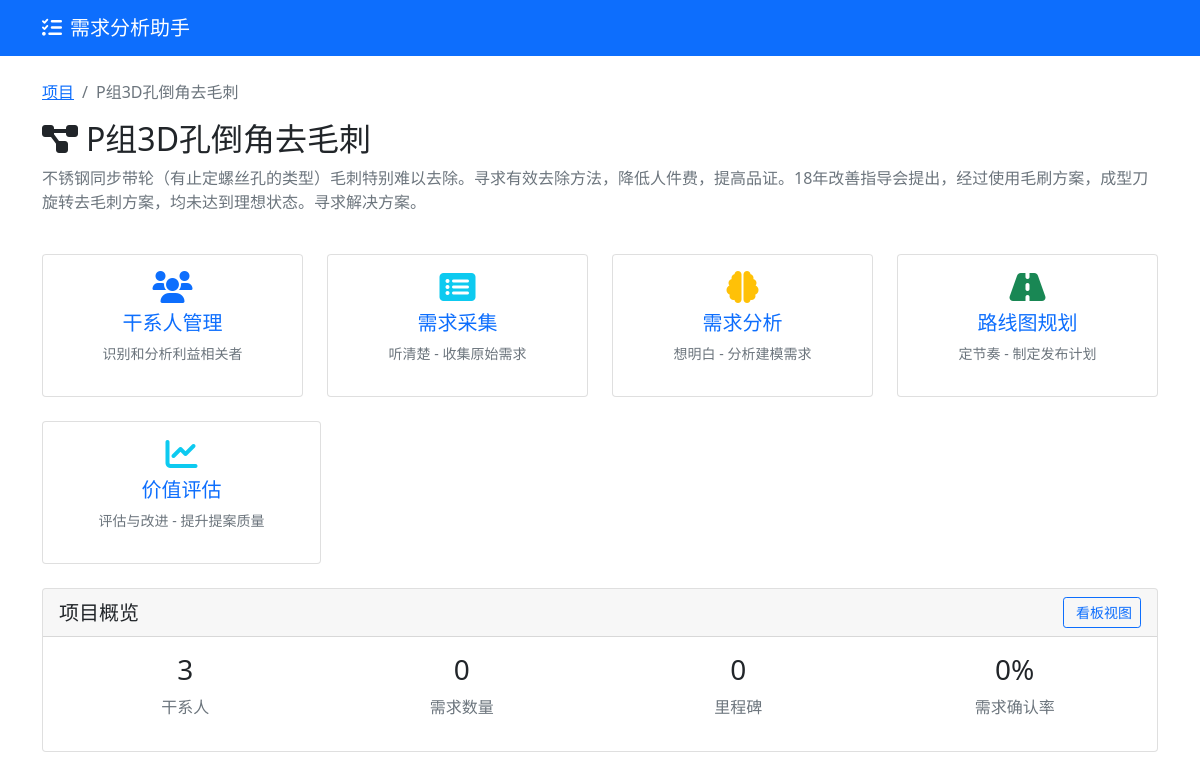
The app's page /project/1 (signed in), older data.
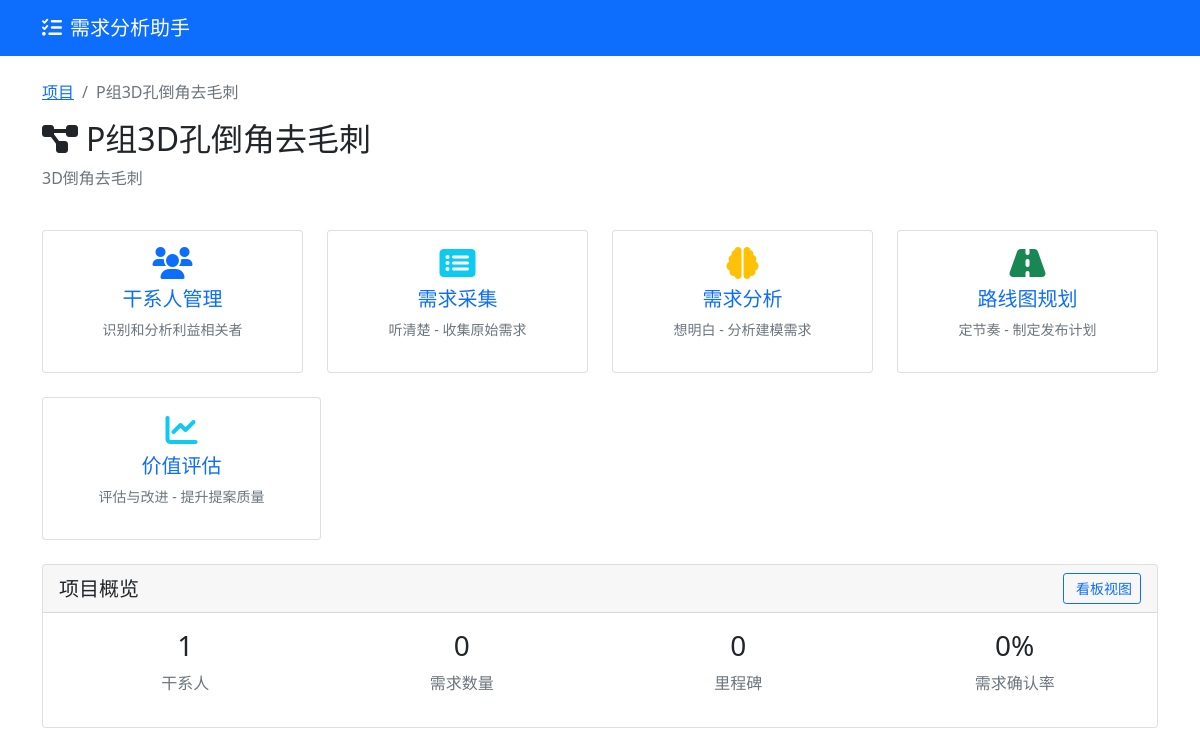
The same page, newer data.
### models.py (models this page shows)
class Project(db.Model):
    __tablename__ = 'projects'
    id = db.Column(db.Integer, primary_key=True)
    name = db.Column(db.String(100), nullable=False)
    description = db.Column(db.Text)
    created_at = db.Column(db.DateTime, default=datetime.utcnow)
    updated_at = db.Column(db.DateTime, default=datetime.utcnow, onupdate=datetime.utcnow)
    stakeholders = db.relationship('Stakeholder', backref='project', lazy=True, cascade='all, delete-orphan')
    requirements = db.relationship('Requirement', backref='project', lazy=True, cascade='all, delete-orphan')
    milestones = db.relationship('Milestone', backref='project', lazy=True, cascade='all, delete-orphan')

### app.py (the view)
@app.route('/project/<int:project_id>')
@login_required
def project_detail(project_id):
    project = Project.query.get_or_404(project_id)
    response = make_response(render_template('project_detail.html', project=project))
    return response

### app.py (called while the page is built)
@app.after_request
def after_request(response):
    response.headers["Cache-Control"] = "no-cache, no-store, must-revalidate"
    response.headers["Pragma"] = "no-cache"
    response.headers["Expires"] = "0"
    return response

def login_required(f):
    @functools.wraps(f)
    def decorated_function(*args, **kwargs):
        if 'user_id' not in session:
            return jsonify({'success': False, 'error': '需要登录'}), 401
        return f(*args, **kwargs)
    return decorated_function

### templates/project_detail.html (shortened to what this page needs)
{% extends "base.html" %}
{% block content %}
<div class="row mb-4">
    <div class="col-12">
        <nav aria-label="breadcrumb">
            <ol class="breadcrumb">
                <li class="breadcrumb-item"><a href="{{ url_for('index') }}">项目</a></li>
                <li class="breadcrumb-item active">{{ project.name }}</li>
            </ol>
        </nav>
        <div class="d-flex justify-content-between align-items-center">
            <h2><i class="fas fa-project-diagram me-2"></i>{{ project.name }}</h2>
        </div>
        <p class="text-muted">{{ project.description or '暂无项目描述' }}</p>
    </div>
</div>
<div class="row">
    <div class="col-md-3 mb-4">
        <a href="{{ url_for('stakeholder_management', project_id=project.id) }}" class="card text-decoration-none">
            <div class="card-body text-center">
                <i class="fas fa-users fa-2x text-primary mb-2"></i>
                <h5>干系人管理</h5>
                <p class="text-muted small">识别和分析利益相关者</p>
            </div>
        </a>
    </div>
    <div class="col-md-3 mb-4">
        <a href="{{ url_for('requirement_collection', project_id=project.id) }}" class="card text-decoration-none">
            <div class="card-body text-center">
                <i class="fas fa-list-alt fa-2x text-info mb-2"></i>
                <h5>需求采集</h5>
                <p class="text-muted small">听清楚 - 收集原始需求</p>
            </div>
        </a>
    </div>
    <div class="col-md-3 mb-4">
        <a href="{{ url_for('requirement_analysis', project_id=project.id) }}" class="card text-decoration-none">
            <div class="card-body text-center">
                <i class="fas fa-brain fa-2x text-warning mb-2"></i>
                <h5>需求分析</h5>
                <p class="text-muted small">想明白 - 分析建模需求</p>
            </div>
        </a>
    </div>
    <div class="col-md-3 mb-4">
        <a href="{{ url_for('roadmap_planning', project_id=project.id) }}" class="card text-decoration-none">
            <div class="card-body text-center">
                <i class="fas fa-road fa-2x text-success mb-2"></i>
                <h5>路线图规划</h5>
                <p class="text-muted small">定节奏 - 制定发布计划</p>
            </div>
        </a>
    </div>
</div>
<div class="col-md-3 mb-4">
    <a href="{{ url_for('value_assessment', project_id=project.id) }}" class="card text-decoration-none">
        <div class="card-body text-center">
            <i class="fas fa-chart-line fa-2x text-info mb-2"></i>
            <h5>价值评估</h5>
            <p class="text-muted small">评估与改进 - 提升提案质量</p>
        </div>
    </a>
</div>
<div class="row">
    <div class="col-12">
        <div class="card">
            <div class="card-header d-flex justify-content-between align-items-center">
                <h5 class="mb-0">项目概览</h5>
                <a href="{{ url_for('kanban_view', project_id=project.id) }}" class="btn btn-outline-primary btn-sm">
                    看板视图
                </a>
            </div>
            <div class="card-body">
                <div class="row text-center">
                    <div class="col-md-3">
                        <h3>{{ project.stakeholders|length }}</h3>
                        <p class="text-muted">干系人</p>
                    </div>
                    <div class="col-md-3">
                        <h3>{{ project.requirements|length }}</h3>
                        <p class="text-muted">需求数量</p>
                    </div>
                    <div class="col-md-3">
                        <h3>{{ project.milestones|length }}</h3>
                        <p class="text-muted">里程碑</p>
                    </div>
                    <div class="col-md-3">
                        <h3>
                            {% set req_count = project.requirements|length %}
                            {% if req_count > 0 %}
                                {% set confirmed_count = project.requirements|selectattr('status', 'equalto', 'confirmed')|list|length %}
                                {{ ((confirmed_count / req_count) * 100)|round }}%
                            {% else %}
                                0%
                            {% endif %}
                        </h3>
                        <p class="text-muted">需求确认率</p>
                    </div>
                </div>
            </div>
        </div>
    </div>
</div>
{% endblock %}

### templates/base.html (shortened to what this page needs)
<!DOCTYPE html>
<html lang="zh-CN">
<head>
    <link href="https://cdn.jsdelivr.net/npm/bootstrap@5.1.3/dist/css/bootstrap.min.css" rel="stylesheet">
    <link href="https://cdnjs.cloudflare.com/ajax/libs/font-awesome/6.0.0/css/all.min.css" rel="stylesheet">
    <link href="{{ url_for('static', filename='css/style.css') }}" rel="stylesheet">
</head>
<body>
    <nav class="navbar navbar-expand-lg navbar-dark bg-primary">
        <div class="container">
            <a class="navbar-brand" href="{{ url_for('index') }}">
                <i class="fas fa-tasks me-2"></i>需求分析助手
            </a>
        </div>
    </nav>
    <div class="container mt-4">
        {% block content %}{% endblock %}
    </div>
</body>
</html>

Row changes from the older to the newer data that the page shows:
changed Project "P组3D孔倒角去毛刺": description "不锈钢同步带轮（有止定螺丝孔的类型）毛刺特别难以去除。寻求有效去除方法，降低人件费，提高品证。18年改善指导会提出，经过使用毛刷方案，成型刀旋转去毛刺方案，均未达到理想状态。寻求解决方案。" → "3D倒角去毛刺"
Text that changed along with them:
{{ project.stakeholders|length }}: "3" → "1"
